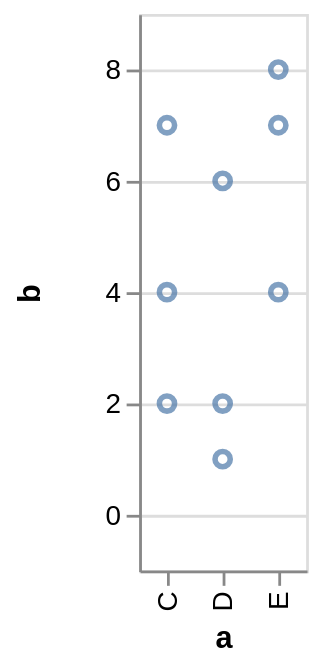

Vega-Lite specification for this chart:
### Vega specification from a JSON file in a GitHub repository (floating-point values rounded to 4 significant figures)
{"$schema": "https://vega.github.io/schema/vega/v4.json", "autosize": "pad", "padding": 5, "height": 200, "style": "cell", "data": [{"name": "source_0", "values": [{"a": "C", "b": 2}, {"a": "C", "b": 7}, {"a": "C", "b": 4}, {"a": "D", "b": 1}, {"a": "D", "b": 2}, {"a": "D", "b": 6}, {"a": "E", "b": 8}, {"a": "E", "b": 4}, {"a": "E", "b": 7}]}], "signals": [{"name": "x_step", "value": 20}, {"name": "width", "update": "bandspace(domain('x').length, 1, 0.5) * x_step"}], "marks": [{"name": "marks", "type": "symbol", "style": ["point"], "from": {"data": "source_0"}, "encode": {"update": {"opacity": {"value": 0.7}, "fill": [{"test": "datum[\"b\"] === null || isNaN(datum[\"b\"])", "value": null}, {"value": "transparent"}], "stroke": [{"test": "datum[\"b\"] === null || isNaN(datum[\"b\"])", "value": null}, {"value": "#4c78a8"}], "tooltip": {"signal": "{\"a\": ''+datum[\"a\"], \"b\": format(datum[\"b\"], \"\")}"}, "x": {"scale": "x", "field": "a"}, "y": {"scale": "y", "field": "b"}}}}], "scales": [{"name": "x", "type": "point", "domain": {"data": "source_0", "field": "a", "sort": true}, "range": {"step": {"signal": "x_step"}}, "padding": 0.5}, {"name": "y", "type": "linear", "domain": {"data": "source_0", "field": "b"}, "range": [{"signal": "height"}, 0], "nice": true, "zero": true, "padding": 5}], "axes": [{"scale": "x", "orient": "bottom", "grid": false, "title": "a", "labelAlign": "right", "labelAngle": 270, "labelBaseline": "middle", "zindex": 1}, {"scale": "y", "orient": "left", "grid": false, "title": "b", "labelOverlap": true, "tickCount": {"signal": "ceil(height/40)"}, "zindex": 1}, {"scale": "y", "orient": "left", "gridScale": "x", "grid": true, "tickCount": {"signal": "ceil(height/40)"}, "domain": false, "labels": false, "maxExtent": 0, "minExtent": 0, "ticks": false, "zindex": 0}], "config": {"axisY": {"minExtent": 30}}}
